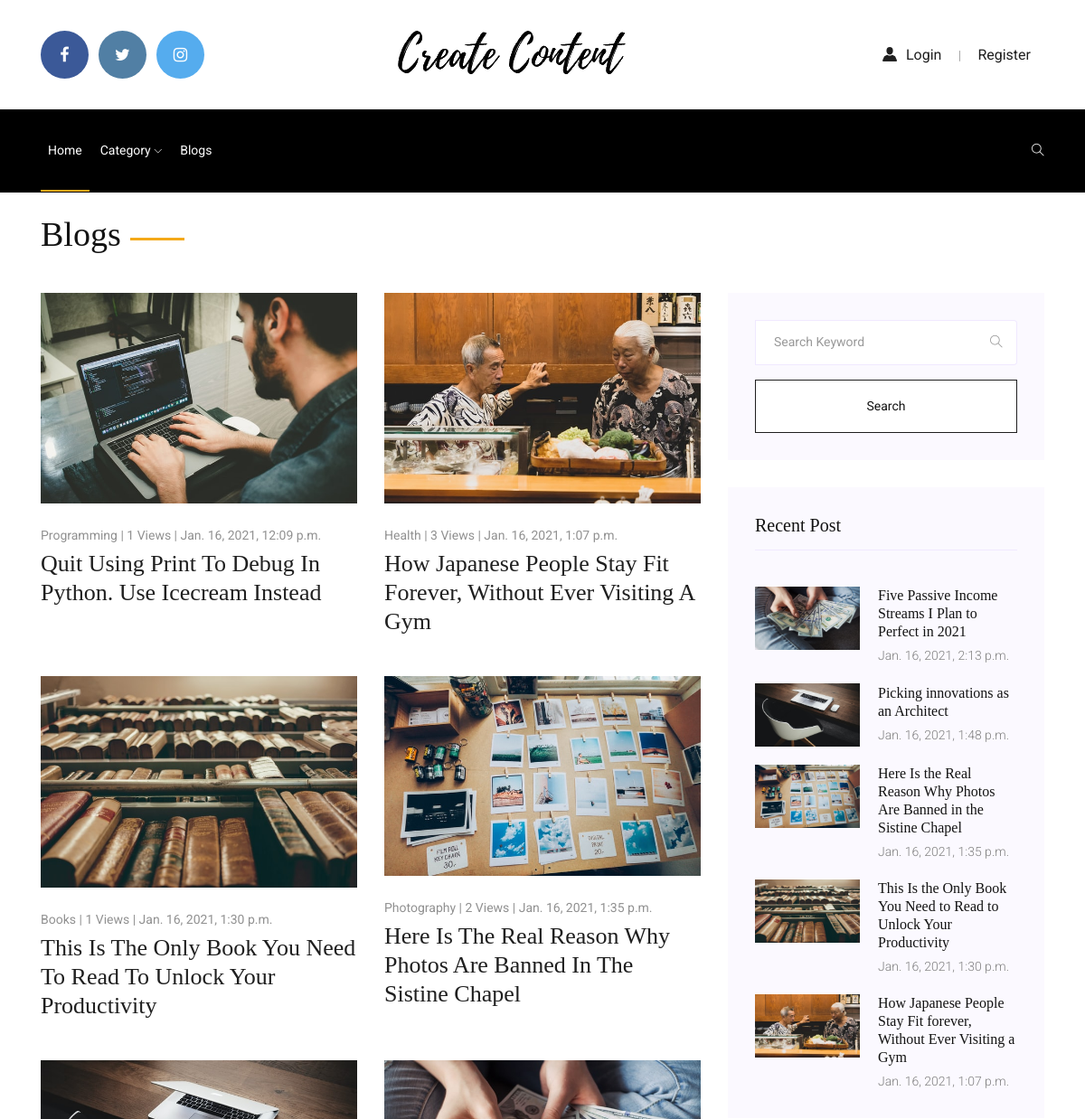
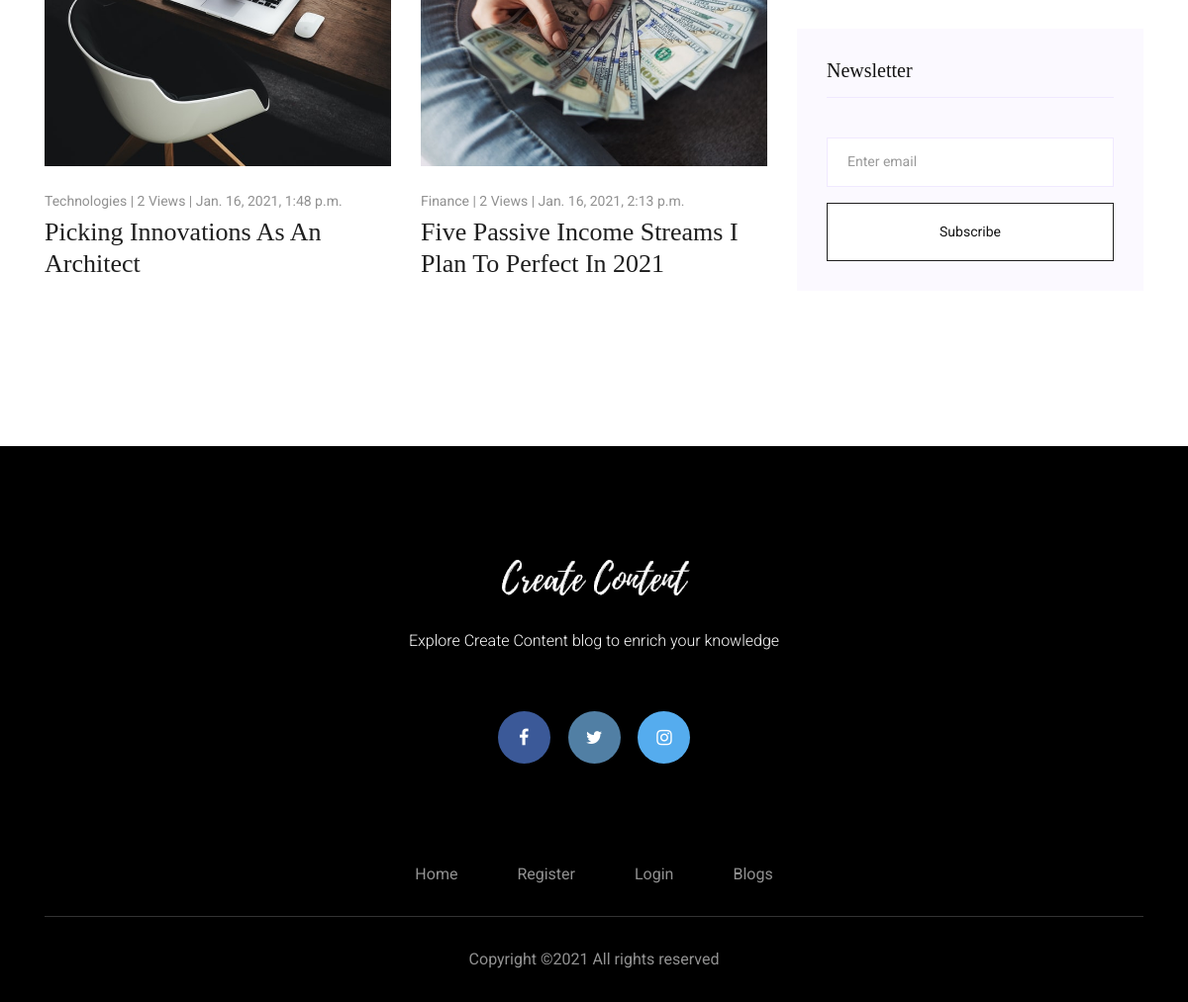
Screenshot of /blogs with the database file from the repository (2 pictures, top to bottom).
### post/models.py (models this page shows, shortened)
class Post(models.Model):
    title = models.CharField(max_length=100)
    slug = models.SlugField(max_length=100, unique=True, blank=True)
    Category = models.ForeignKey(Category, on_delete=models.CASCADE, default=False)
    image = models.ImageField(upload_to='images/', default=True)
    alt = models.CharField(max_length=50,blank=True)
    overview = RichTextUploadingField()
    metatitle = models.CharField(max_length=100, blank=True, null=True)
    metadesc = models.CharField(max_length=250, blank=True, null=True)
    timestamp = models.DateTimeField(auto_now_add=True)
    author = models.ForeignKey(Author, on_delete=models.CASCADE)
    featured = models.BooleanField(default=False)
    views = models.IntegerField(default=0)
    like = models.IntegerField(default=0)
    previous_post = models.ForeignKey(
        'self', related_name='previous', on_delete=models.SET_NULL, blank=True, null=True)
    next_post = models.ForeignKey(
        'self', related_name='next', on_delete=models.SET_NULL, blank=True, null=True)

class Category(models.Model):
    title = models.CharField(max_length=20)
    image = models.ImageField(upload_to='images/', default=True)
    metatitle = models.CharField(max_length=100, blank=True, null=True)
    metadesc = models.CharField(max_length=250, blank=True, null=True)
    def __str__(self):
        return self.title

### post/views.py (the view)
# urls.py: path('', views.blog, name="blog"),
def blog(request):
    blog = Post.objects.all()
    paginator = Paginator(blog, 6)
    page = request.GET.get('page')
    posts = paginator.get_page(page)
    recent_post = Post.objects.order_by('-timestamp')[:5]
    post = {
        'post': blog, 'posts':posts, 'paginator':paginator, 'recent_post':recent_post, 'blog':blog
    }
    return render(request, "blogs.html", post)

### templates/blogs.html (shortened to what this page needs)
{% extends 'base.html' %}
{% block content %}
{% load static %}
<!doctype html>
<html class="no-js" lang="zxx">
<head>
    <link rel="stylesheet" href="{% static 'css/bootstrap.min.css' %}">
    <link rel="stylesheet" href="{% static 'css/owl.carousel.min.css' %}">
    <link rel="stylesheet" href="{% static 'css/magnific-popup.css' %}">
    <link rel="stylesheet" href="{% static 'css/font-awesome.min.css' %}">
    <link rel="stylesheet" href="{% static 'css/themify-icons.css' %}">
    <link rel="stylesheet" href="{% static 'css/nice-select.css' %}">
    <link rel="stylesheet" href="{% static 'css/flaticon.css' %}">
    <link rel="stylesheet" href="{% static 'css/animate.css' %}">
    <link rel="stylesheet" href="{% static 'css/slicknav.css' %}">
    <link rel="stylesheet" href="{% static 'css/style.css' %}">
</head>
<body>
    <br>
    <div class="most_recent_blog">
        <div class="container">
            <div class="row">
                <div class="col-xl-12">
                    <div class="section_title mb-33">
                        <h3>Blogs</h3>
                    </div>
                </div>
                <div class="col-xl-8 col-md-8">
                    <div class="row">
                        {% for obj in posts %}
                        <div class="col-xl-6 col-md-6">
                            <div class="single_blog">
                                <div class="blog_thumb">
                                    <a href="/blogs/{{ obj.slug }}">
                                        <img src="{{ obj.image.url }}" alt="">
                                    </a>
                                </div>
                                <div class="blog_meta">
                                    <p><a href="/blogs/{{ obj.slug }}">{{ obj.Category }} | {{ obj.views }} Views | {{ obj.timestamp }}</a></p>
                                    <h3><a href="/blogs/{{ obj.slug }}">
                                        {{ obj.title }}
                                        </a></h3>
                                </div>
                            </div>
                        </div>
                        {% endfor %}</div>
                    </div>
                    <div class="col-lg-4">
                        <div class="blog_right_sidebar">
                           <aside class="single_sidebar_widget search_widget">
                            <form action="/search">
                                <div class="form-group">
                                   <div class="input-group mb-3">
                                      <input type="text" name="search_input" class="form-control" placeholder='Search Keyword'
                                         onfocus="this.placeholder = ''" onblur="this.placeholder = 'Search Keyword'">
                                      <div class="input-group-append">
                                         <button class="btn" type="submit"><i class="ti-search"></i></button>
                                      </div>
                                   </div>
                                </div>
                                <button class="button rounded-0 primary-bg text-white w-100 btn_1 boxed-btn"
                                   type="submit">Search</button>
                             </form>
                           </aside>
                           <aside class="single_sidebar_widget popular_post_widget">
                              <h3 class="widget_title">Recent Post</h3>
                              {% for recent_post in recent_post %}
                              <div class="media post_item">
                                 <img src="{{ recent_post.image.url }}" alt="post" style="width:40%;height:70px;">
                                 <div class="media-body">
                                    <a href="/blogs/{{ recent_post.slug }}">
                                       <h3>{{ recent_post.title }}</h3>
                                    </a>
                                    <p>{{ recent_post.timestamp }}</p>
                                 </div>
                              </div>
                              {% endfor %}
                           </aside>
                           <aside class="single_sidebar_widget newsletter_widget">
                              <h4 class="widget_title">Newsletter</h4>
                              <form action="/subscribed" method="POST">
                                 <div class="form-group">
                                    <input type="email" name="email" id="email" class="form-control" onfocus="this.placeholder = ''"
                                       onblur="this.placeholder = 'Enter email'" placeholder='Enter email' required>
                                 </div>
                                 <button class="button rounded-0 primary-bg text-white w-100 btn_1 boxed-btn"
                                    type="submit">Subscribe</button>
                              </form>
                           </aside>
                        </div>
                     </div>
                </div>
            </div>
        </div>
    <div class="pagination">
        <a href="/blogs/?{{ posts }}={{ post_list.number }}">{{ post_list.number }}</a>
    </div>
    {% endblock content %}

### templates/base.html (shortened to what this page needs)
{% include "head.html" %}
    {% include "header.html" %}
    {% block content %}
    {% endblock content %}
    {% include "footer.html" %}

### templates/head.html (shortened to what this page needs)
{% load static %}
<!doctype html>
<html class="no-js" lang="zxx">
<head>
    <link rel="stylesheet" href="{% static 'css/bootstrap.min.css' %}">
    <link rel="stylesheet" href="{% static 'css/owl.carousel.min.css' %}">
    <link rel="stylesheet" href="{% static 'css/magnific-popup.css' %}">
    <link rel="stylesheet" href="{% static 'css/font-awesome.min.css' %}">
    <link rel="stylesheet" href="{% static 'css/themify-icons.css' %}">
    <link rel="stylesheet" href="{% static 'css/nice-select.css' %}">
    <link rel="stylesheet" href="{% static 'css/flaticon.css' %}">
    <link rel="stylesheet" href="{% static 'css/animate.css' %}">
    <link rel="stylesheet" href="{% static 'css/slicknav.css' %}">
    <link rel="stylesheet" href="{% static 'css/style.css' %}">
</head>

### templates/header.html (shortened to what this page needs)
{% load static %}
    <header>
        <div class="header-area ">
            <div class="header_top">
                <div class="container">
                    <div class="row align-items-center">
                        <div class="col-xl-4 col-md-4 d-none d-md-block">
                            <div class="header_links ">
                                <ul>
                                    <li><a href="#"> <i class="fa fa-facebook"></i> </a></li>
                                    <li><a class="twiter" href="#"> <i class="fa fa-twitter"></i> </a></li>
                                    <li><a class="insta" href="#"> <i class="fa fa-instagram"></i> </a></li>
                                </ul>
                            </div>
                        </div>
                        <div class="col-xl-4 col-md-4">
                            <div class="logo">
                                <a href="/">
                                    <img src="{% static 'img/logo.png' %}" alt="">
                                </a>
                            </div>
                        </div>
                        <div class="col-xl-4 col-md-4 d-none d-md-block">
                            {% if user.is_authenticated %}
                            <div class="login_resiter">
                                <p><i class="flaticon-user"></i> {{ user.first_name }} | <a href="/account/logout">Logout</a></p>
                            </div>
                            {% else %}
                            <div class="login_resiter">
                                <p><a href="/account/login"><i class="flaticon-user"></i>login</a> | <a href="/account/register">Register</a></p>
                            </div>
                            {% endif %}
                        </div>
                    </div>
                </div>
            </div>
            <div id="sticky-header" class="main-header-area white-bg">
                <div class="container">
                    <div class="row align-items-center">
                        <div class="col-xl-7 col-lg-7">
                            <div class="main-menu  d-none d-lg-block">
                                <nav>
                                    <ul id="navigation">
                                        <li><a class="active" href="/">Home</a></li>
                                        <li><a href="#">category <i class="ti-angle-down"></i></a>
                                        </li>
                                        <li><a href="/blogs">Blogs</a></li>
                                    </ul>
                                </nav>
                            </div>
                        </div>
                        <div class="col-xl-5 col-lg-5">
                            <div class="get_serch">
                                <a id="search_1" href="javascript:void(0)"><i class="ti-search"></i></a>
                            </div>
                        </div>
                        <div class="col-12">
                        </div>
                    </div>
                </div>
            </div>
        </div>
    </header>

### templates/footer.html
{% load static %}
    <footer class="footer">
        <div class="footer_area">
            <div class="container">
                <div class="row">
                    <div class="col-xl-12">
                        <div class="footer_info text-center">
                            <div class="footer_logo text-center">
                                <a href="#">
                                    <img src="{% static 'img/footer-logo.png' %}" alt="">
                                </a>
                            </div>
                            <p class="footer_text">
                                Explore Create Content blog to enrich your knowledge
                            </p>
                            <div class="header_links">
                                <ul>
                                    <li><a href="#"> <i class="fa fa-facebook"></i> </a></li>
                                    <li><a class="twiter" href="#"> <i class="fa fa-twitter"></i> </a></li>
                                    <li><a class="insta" href="#"> <i class="fa fa-instagram"></i> </a></li>
                                </ul>
                            </div>
                        </div>
                    </div>
                </div>
            </div>
        </div>
        <div class="footer_bottom ">
            <div class="container">
                <div class="footer_border">
                    <div class="row">
                        <div class="col-xl-12">
                            <div class="footer_links text-center">
                                <ul>
                                    <li><a href="/">Home</a></li>
                                    <li><a href="/account/register">Register</a></li>
                                    <li><a href="/account/login">Login</a></li>
                                    <li><a href="/blogs">Blogs</a></li>
                                </ul>
                            </div>
                        </div>
                    </div>
                </div>
            </div>
            <div class="copyright_text text-center">
                <p>
Copyright &copy;<script>document.write(new Date().getFullYear());</script> All rights reserved
</p>
            </div>
        </div>
    </footer>

### templates/scripts.html (shortened to what this page needs)
{% load static %}

### templates/blogs.html (style rules this page uses)
.pagination { display: inline-block; }
.pagination a { color: black; float: left; padding: 8px 16px; text-decoration: none; }

### rows the page displays
Post: image (picture), Category "Programming", views "1", timestamp "Jan. 16, 2021, 12:09 p.m.", title "Quit Using Print To Debug In Python. Use Icecream Instead"
Post: image (picture), Category "Health", views "3", timestamp "Jan. 16, 2021, 1:07 p.m.", title "How Japanese People Stay Fit Forever, Without Ever Visiting A Gym", title "How Japanese People Stay Fit forever, Without Ever Visiting a Gym"
Post: image (picture), Category "Books", views "1", timestamp "Jan. 16, 2021, 1:30 p.m.", title "This Is The Only Book You Need To Read To Unlock Your Productivity", title "This Is the Only Book You Need to Read to Unlock Your Productivity"
Post: image (picture), Category "Photography", views "2", timestamp "Jan. 16, 2021, 1:35 p.m.", title "Here Is The Real Reason Why Photos Are Banned In The Sistine Chapel", title "Here Is the Real Reason Why Photos Are Banned in the Sistine Chapel"
Post: image (picture), Category "Technologies", views "2", timestamp "Jan. 16, 2021, 1:48 p.m.", title "Picking Innovations As An Architect", title "Picking innovations as an Architect"
Post: image (picture), Category "Finance", views "2", timestamp "Jan. 16, 2021, 2:13 p.m.", title "Five Passive Income Streams I Plan To Perfect In 2021", title "Five Passive Income Streams I Plan to Perfect in 2021"
